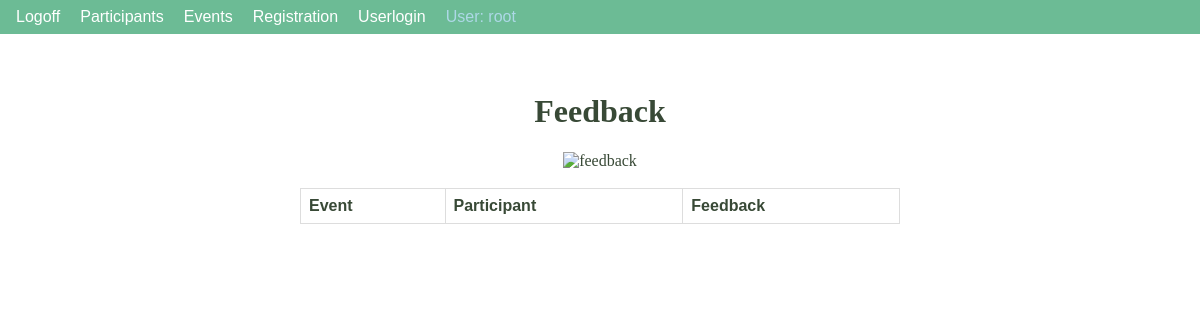
The page /feedbackT (signed in) on the database as committed earlier.
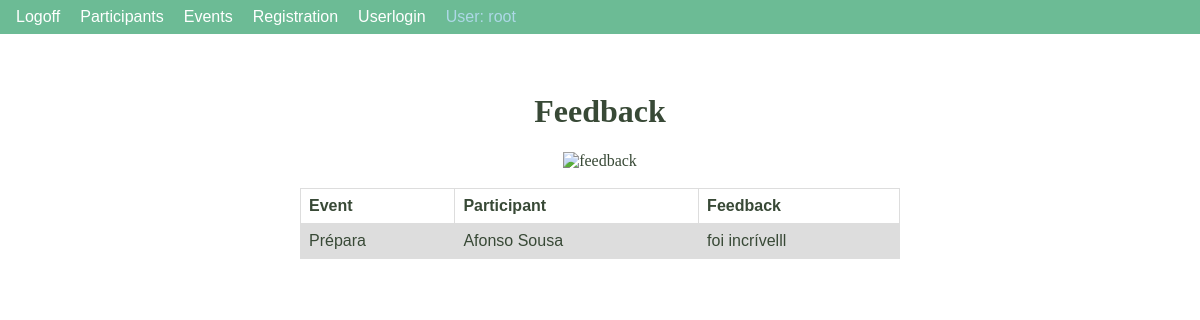
The same page on the database as committed later.
### tables this page shows
CREATE TABLE "Feedback" (
	"registration_code"	TEXT,
	"feedback"	TEXT,
	PRIMARY KEY("registration_code")
);

### app.py (the view)
@app.route("/feedbackT", methods=["post","get"])
def feedbackT():
    submenu = request.args.get("subm")
    Feedback.read(filename)
    return render_template("feedbackT.html",objlst=Feedback.obj,
                           ulogin=session.get("user"),usergroup=session.get('usergroup'),submenu=submenu,
                           Event=Event,Participant=Participant)

### classes/event.py (called while the page is built)
    @property
    def name(self):
        return self._name

### classes/feedback.py (called while the page is built)
    @property
    def registration_code(self):
        return self._registration_code

    @property
    def feedback(self):
        return self._feedback

### classes/gclass.py (called while the page is built)
    @classmethod
    def from_string(cls, str_data):
        str_list = str_data.split(";")
        strarg = 'cls(str_list[0]'
        for i in range(1, len(str_list)):
            strarg += ',str_list[' + str(i) + ']'
        strarg += ')'
        return eval(strarg)

    @classmethod
    def read(cls, path = ''):
        cls.obj = dict()
        cls.lst = list()
        cls.path = path
        try:
            fh = open(path, 'r')
            fh.close()
            lista = cls.sqlexe("select * from " + cls.__name__)
            if lista != None:
                for r in lista:
                    objstr = f'{r[0]}'
                    for att in range(1,len(lista[0])):
                        objstr += f';{r[att]}'
                    cls.from_string(objstr)
        except FileNotFoundError:
            print(f"ERROR: {path} data file not found")
        except BaseException as err:
            print(f"Error in read method:\n{err}\n{type(err)}")
            sys.exit()

### templates/feedbackT.html
{% extends 'base.html' %}
{% block title %}
    <link rel="stylesheet" href="{{ url_for('static', filename='css/main.css')}}">
{% endblock %}
{% block content %}
    <div class="dados">
        <br><br><br><br>
            <h1>Feedback</h1>
            <img src="/static/images/feedback.jpg" alt="feedback" width="300" height="200">
        <br><br>
        <table>
            <tr>
                <th>Event</th>
                <th>Participant</th>
                <th>Feedback</th>
            </tr>
            {% for obj in objlst.values() %}
                    <tr>
                    <td>{{Event.obj[obj.registration_code[9:]].name}}</td>
                    <td>{{Participant.obj[obj.registration_code[:9]].name}}</td>
                    <td>{{obj.feedback}}</td>
                    </tr>
            {% endfor %}
        </table>
    </div>
{% endblock %}

Rows that differ between the two databases and show on the page:
added Feedback: obj "Prépara", obj "Afonso Sousa", feedback "foi incrívelll"
